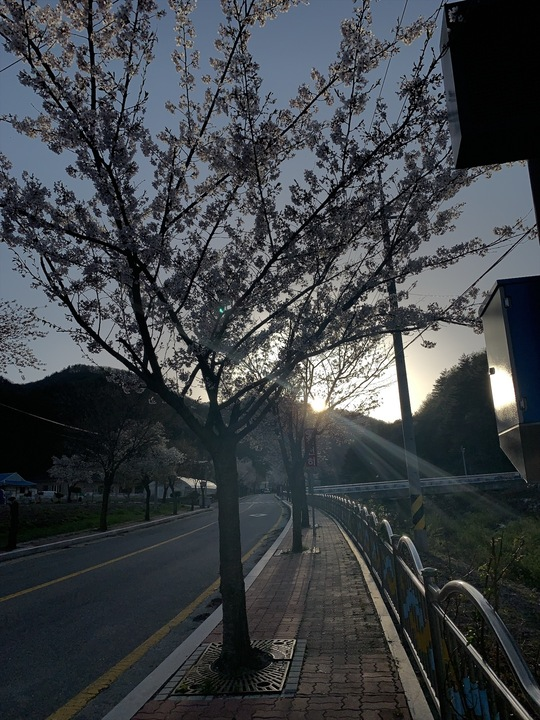
#> input picture 1_WDR, Gamma Correction을 이용한 역광 환경에서의 이미지 화질 튜닝/1_1.jpg, 540 x 720 px
$ python 'WDR, Gamma Correction.py'
#> lines starting #> are read from the running program, lines starting #| are printed output that depends on the picture
from __future__ import print_function
from __future__ import division
import cv2
import numpy as np
from matplotlib import pyplot as plt

'''WDR'''
def loadExposureSeq():
  times = np.array([1/3800.0, 1/900.0, 1/150], dtype=np.float32)

  filenames = ["1_1.jpg", "1_2.jpg", "1_3.jpg"]

  images = []
  for filename in filenames:
    im = cv2.imread(filename)
#> im is the input picture: shape (720, 540, 3); mean B, G, R 70.1, 65.9, 61.4
    images.append(im)

  return images, times

'''Gamma Correction'''
def gamma_correction(img, gamma=1.0):
  normalized_img = img/255
  H, W, C  = img.shape

  corrected_img = np.zeros((H, W, C))

  for i in range(H):
      for j in range(W):
        for k in range(C):
          corrected_img[i,j,k] = normalized_img[i,j,k] ** gamma

  corrected_img = (corrected_img*255).astype(np.uint8)

  return corrected_img


if __name__ == "__main__":
  '''1. WDR'''
  # 1-1. Capture multiple images with different exposures
  images, times = loadExposureSeq()
#> images = 3 items; times = [0.000263, 0.00111, 0.00667]

  # 1-2. Align Images
  print("Aligning images ... ")
  alignMTB = cv2.createAlignMTB()
  alignMTB.process(images, images)

  # 1-3. Recover the Camera Response Function
  # CFR이 scene brightness에 nonlinear 하기 때문에 이미지의 픽셀이 exposure time에 비례하지 않아, 너무 밝거나 어두운 bad pixel 有
  # pixel brightness = (pixel value / exposure time)
  # bad pixel이 아닌 것

  print("Calculating Camera Response Function (CRF) ... ")
  calibrateDebevec = cv2.createCalibrateDebevec()
  responseDebevec = calibrateDebevec.process(images, times)
#> responseDebevec = 256 rows, first 8: [0.00349, 0.00238, 0.00299], [0.00366, 0.00254, 0.00309], [0.00383, 0.0027, 0.00319], [0.00401, 0.00288, 0.00326], [0.00421, 0.00305, 0.00331], [0.00445, 0.00323, 0.00335], [0.00474, 0.00342, 0.00341], [0.00513, 0.00364, 0.00351]

  # 1-4. Merge images into an HDR linear image
  print("Merging images into one HDR image ... ")
  mergeDebevec = cv2.createMergeDebevec()
  hdrDebevec = mergeDebevec.process(images, times, responseDebevec)
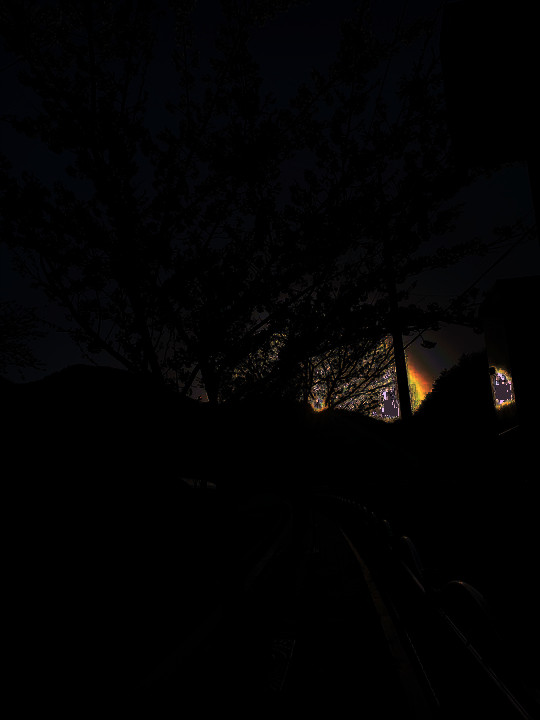
#> hdrDebevec: shape (720, 540, 3) float32; mean of channels 0, 1, 2 2085.3, 1785.5, 1957.5; drawn with min black and max white
  # Save HDR image.
  cv2.imwrite("hdrDebevec.hdr", hdrDebevec)
  print("saved hdrDebevec.hdr ")

  # 1-5. Mantiuk Tonemap
  print("Tonemaping using Mantiuk's method ... ")
  tonemapMantiuk = cv2.createTonemapMantiuk(2.2,0.85, 1.2)
  ldrMantiuk = tonemapMantiuk.process(hdrDebevec)
#> ldrMantiuk: shape (720, 540, 3) float32; 0% of the values are NaN or infinite; the others: min 2.09e-07, max 1, mean 0.139
  ldrMantiuk = 3 * ldrMantiuk
#> ldrMantiuk: shape (720, 540, 3) float32; 0% of the values are NaN or infinite; the others: min 6.26e-07, max 3, mean 0.418
  cv2.imwrite("ldr-Mantiuk.jpg", ldrMantiuk * 255)
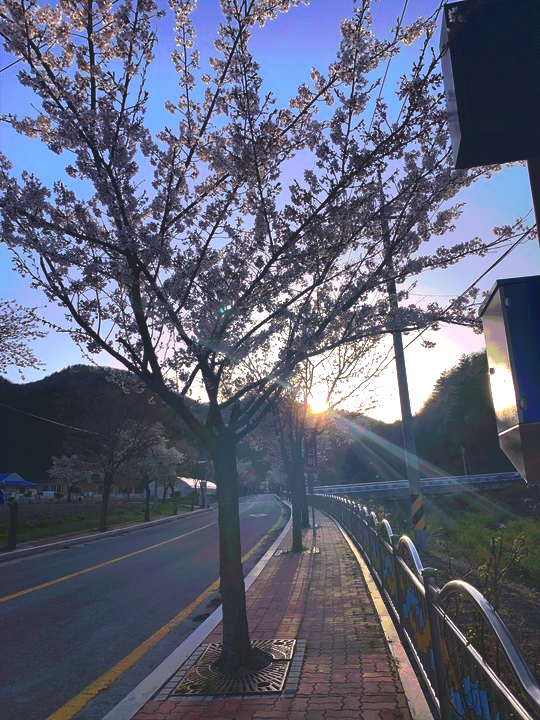
#> saved as ldr-Mantiuk.jpg: shape (720, 540, 3); mean B, G, R 119.2, 98.2, 93.8
  print("saved ldr-Mantiuk.jpg")


  '''2. Gamma Correction'''
  img_WDR = cv2.imread("ldr-Mantiuk.jpg", 1)
  img_Gamma_Correction = gamma_correction(img_WDR, gamma=0.7)
#> after the loop in gamma_correction, `for i in range(H):`:
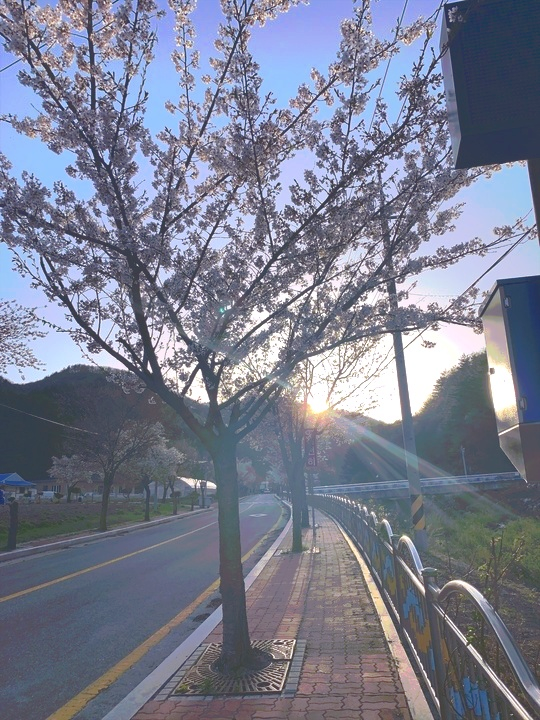
#> corrected_img: shape (720, 540, 3) float64; mean B, G, R 0.568, 0.495, 0.478

  plt.hist(img_WDR.ravel(), 256, [0,256], color='r', label='WDR image')
  plt.hist(img_Gamma_Correction.ravel(), 256, [0,256], color='g', label='Gamma Corrected image')
  plt.legend(loc='best')
  plt.show()
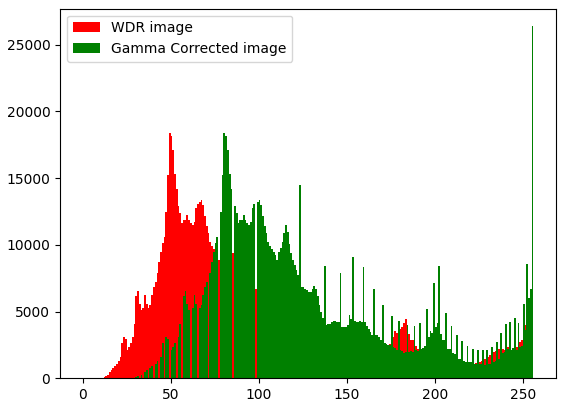
#> figure drawn by matplotlib, 1 panel; tallest bar 26395 high, from x = 255 to 256; tallest bar 26395 high, from x = 255 to 256

  Original_image = cv2.resize(img_WDR, dsize=(480, 480), interpolation=cv2.INTER_AREA)
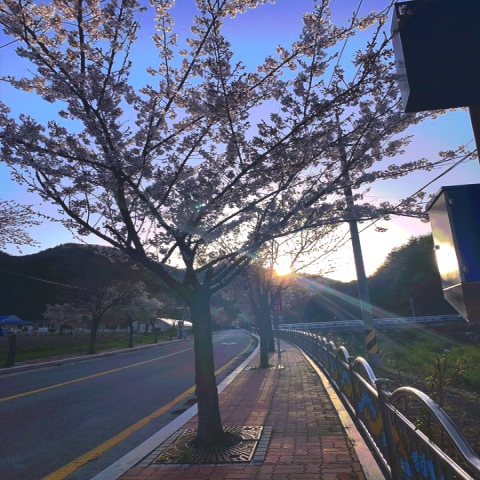
#> Original_image: shape (480, 480, 3); mean B, G, R 119.1, 98.2, 93.7
  Corrected_image = cv2.resize(img_Gamma_Correction, dsize=(480, 480), interpolation=cv2.INTER_AREA)
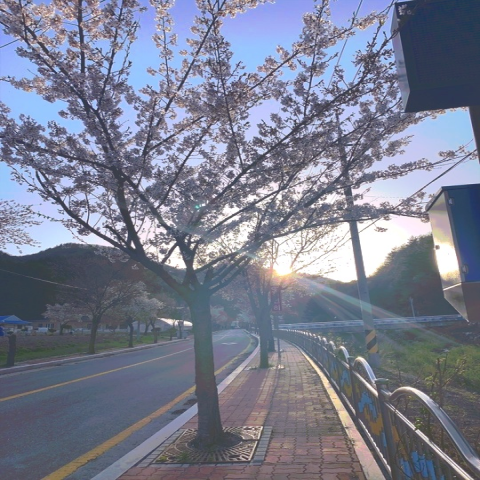
#> Corrected_image: shape (480, 480, 3); mean B, G, R 144.3, 125.9, 121.5

  cv2.imshow('WDR_image', img_WDR)
  cv2.imshow('Corrected_image', img_Gamma_Correction)

  cv2.waitKey()
  cv2.destroyAllWindows()
